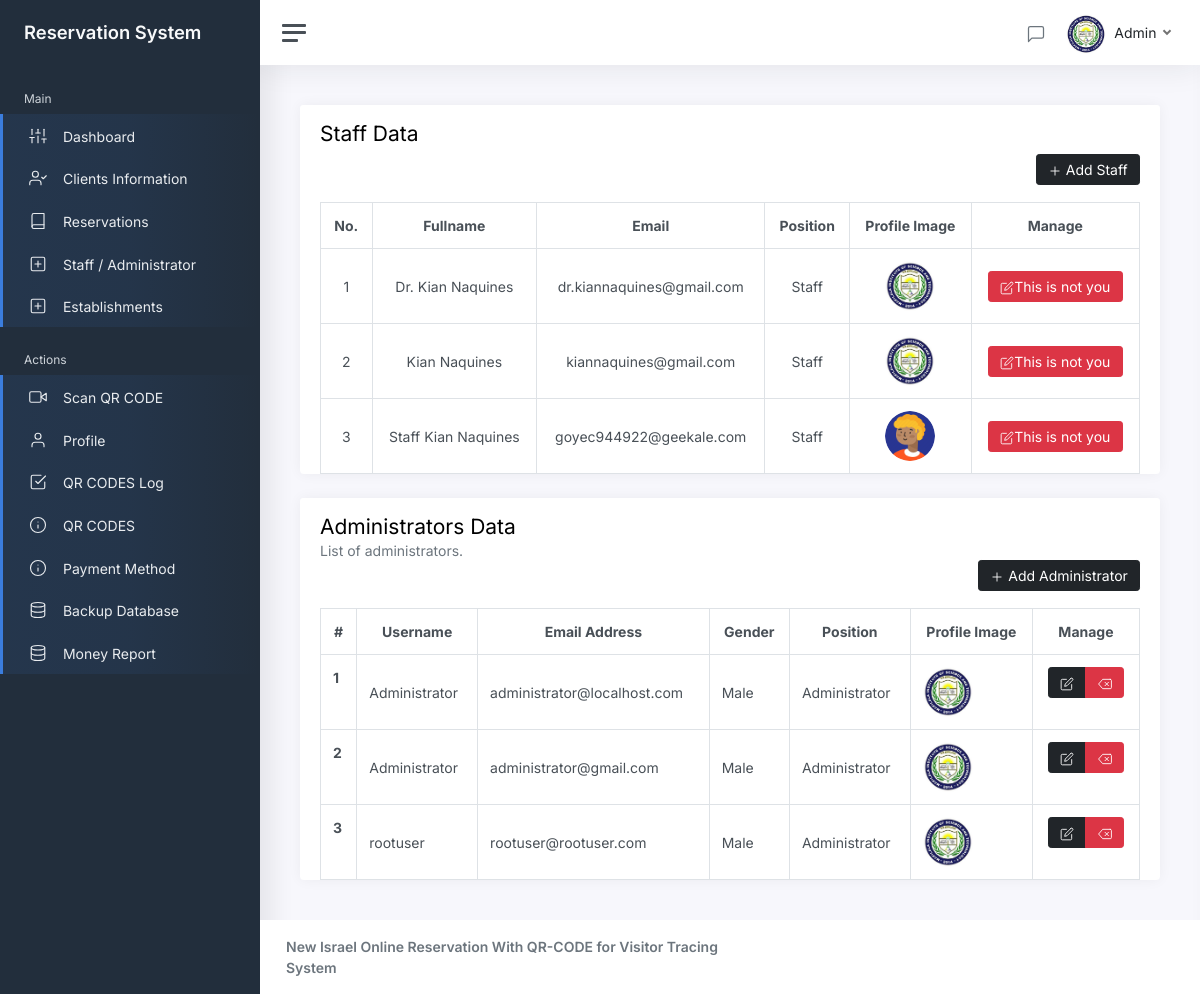
Screenshot of /admin/staff.php (signed in) with the database file from the repository.
### tables this page shows
CREATE TABLE `advance_user` (
  `advance_user_id` int(11) NOT NULL AUTO_INCREMENT,
  `advance_user_name` varchar(255) NOT NULL,
  `advance_user_email` varchar(255) NOT NULL,
  `gender` varchar(100) NOT NULL,
  `advance_user_role` varchar(255) NOT NULL,
  `advance_user_password` varchar(255) NOT NULL,
  `profile_image` varchar(255) NOT NULL,
  `verified` int(11) NOT NULL,
  `advance_user_created` datetime(6) NOT NULL,
  PRIMARY KEY (`advance_user_id`)
);

### admin/src/validation_loggedin.php (called while the page is built, shortened)
<?php
	require_once '../src/token.php';
	if($_SESSION['token'] != $token){
		header('location: index?error=You must login first.');
		session_unset();
		session_destroy();
		exit();
	}elseif ($_SESSION['advance_user_loggedin'] !== TRUE) {
		header('location: index?error=You must login first.');
		session_unset();
		session_destroy();
		exit();
	}else if(empty($_SESSION['token']) AND empty($_SESSION['token']) AND empty($_SESSION['client_email']) AND empty($_SESSION['client_role']) ){
		header('location: index?error=You must login first.');
		session_unset();
		session_destroy();
		exit();
	}else{
		$id         = htmlspecialchars($_SESSION['advance_user_id']);
		$username   = htmlspecialchars($_SESSION['advance_user_name']);
		$role       = htmlspecialchars($_SESSION['advance_user_role']);
	}
?>

### admin/staff.php (the view, shortened to what this page needs)
<?php include "src/validation_loggedin.php"; ?>
<!DOCTYPE html>
<html lang="en">
<head>
	<link href="css/app.css" rel="stylesheet">
	<link rel="stylesheet" type="text/css" href="https://cdn.datatables.net/v/bs5/jszip-2.5.0/dt-1.11.2/b-2.0.0/b-colvis-2.0.0/b-html5-2.0.0/b-print-2.0.0/datatables.min.css"/>
</head>
<body>
	<div class="wrapper">
		<?php include "includes/sidebar.php"; ?>
		<div class="main">
		<?php include "includes/navbar.php"; ?>
			<main class="content">
				<div class="container-fluid p-0">
					<div class="card">
					<div class="card-header">
						<h3>Staff Data</h3>
						<div align="right">
							<?php
								if($_SESSION['advance_user_role'] == "2"){
									echo '<a href="#" class="btn btn-danger"><i class="align-middle text-white" data-feather="plus"></i> Not Authorize</a>';
								}else{
									echo '<a href="add_staff?page=add_staff" class="btn btn-dark"><i class="align-middle text-white" data-feather="plus"></i> Add Staff</a>';
								}
							?>
						</div>
					</div>
                        <div class="card-body py-0">
                        	 <div class="row">
                            <div class="col-md-12 w-100 table-responsive">
                            <table class="table table-bordered my-0" id="doctor">
                                    <thead>
                                        <tr class="text-center">
											<th>No.</th>
                                            <th>Fullname</th>
                                            <th>Email</th>
                                            <th>Position</th>
											<th>Profile Image</th>
                                            <th>Manage</th>
                                        </tr>
                                    </thead>
                                    <tbody>
                                        <?php
										$getdoc = $conn->prepare("SELECT * FROM advance_user WHERE advance_user_role = '2'");
										$getdoc->execute();
										$result = $getdoc->get_result();
										$i = 1;
										while ($row = $result->fetch_assoc()) {
											echo '
											<tr class="text-center">
											<td>'.$i++.'</td>
                                            <td>'.$row['advance_user_name'].'</td>
                                            <td>'.$row['advance_user_email'].'</td>
                                            <td>Staff</td>
											<td class="text-center"><img src="'.$row['profile_image'].'" class="rounded-circle" width="50" ></td>
                                            <td>';
												if($_SESSION['advance_user_id'] != $row['advance_user_id']){
													echo '<a href="#not_you" class="btn btn-danger" id="update"><i class="align-middle text-white" data-feather="edit"></i>This is not you</a>';
												}else{
													echo '<a href="update_staff?doctor='.$row['advance_user_id'].'&&charset='.md5($row['advance_user_id']).'" class="btn btn-dark" id="update"><i class="align-middle text-white" data-feather="edit"></i></a>';
												}
                                            echo '</td>
                                        </tr>
											';
										}
										?>
                                    </tbody>
                                </table>
                            </div>
                        </div>
                        </div>
                    </div>
					<div class="card">
					<div class="card-header">
						<h3>Administrators Data</h3>
						<h6 class="card-subtitle text-muted">List of administrators.</h6>
						<div align="right">
							<?php
							if($role == "1"){
								echo '<a href="add_administrator?page=add_administrator" class="btn btn-dark"><i class="align-middle text-white" data-feather="plus"></i> Add Administrator</a>';
							}else{
								echo '<a href="#need_administrator_prevelage" class="btn btn-dark"><i class="align-middle text-white" data-feather="x"></i> Not Authorize</a>';
							}
							?>
						</div>
					</div>
					<div class="card-body py-0">
						<div class="table-responsive">
						<table class="table table-bordered mb-0" id="administrator">
							<thead>
								<tr class="text-center">
									<th scope="col">#</th>
									<th scope="col">Username</th>
									<th scope="col">Email Address</th>
									<th scope="col">Gender</th>
									<th scope="col">Position</th>
									<th scope="col">Profile Image</th>
									<th scope="col">Manage</th>
								</tr>
							</thead>
							<tbody>
								<?php
								$position = "1";
								$query = $conn->prepare("SELECT * FROM advance_user WHERE advance_user_role = ? AND advance_user_id != ?");
								$query->bind_param("ss",$position,$id);
								$query->execute();
								$result = $query->get_result();
								if($result->num_rows > 0){
									while ($admin = $result->fetch_assoc()) {
										echo '
											<tr>
												<th scope="row">'.$position++.'</th>
												<td>'.$admin['advance_user_name'].'</td>
												<td>'.$admin['advance_user_email'].'</td>
												<td>'.$admin['gender'].'</td>
												<td>Administrator</td>
												<td><img src="'.$admin['profile_image'].'" class="rounded-circle" width="50" ></td>
												<th class="align-items-center justify-content-center text-center">';
													if($role == "1"){
														echo '<div class="btn-group">
														<a href="update_admin?id='.$admin['advance_user_id'].'" class="btn btn-dark" id="update"><i class="align-middle text-white" data-feather="edit"></i></a>
														<button class="btn btn-danger" id="delete_admin" data-id="'.$admin['advance_user_id'].'"><i class="align-middle text-white" data-feather="delete"></i></button>
													</div>';
													}else{
														echo '<button class="btn btn-danger" data-id="'.$admin['advance_user_id'].'"><i class="align-middle text-white" data-feather="x"></i> You are not authorize</button>';
													}
												echo '</th>
											</tr>';
									}
								}
								?>
							</tbody>
						</table>
					</div>
					</div>
				</div>
				</div>
			</main>
			<?php include "includes/footer.php"; ?>
		</div>
	</div>
</body>
</html>

### admin/includes/navbar.php (shortened to what this page needs)
<nav class="navbar navbar-expand navbar-light navbar-bg">
    <a class="sidebar-toggle d-flex">
        <i class="hamburger align-self-center"></i>
    </a>
    <div class="navbar-collapse collapse">
        <ul class="navbar-nav navbar-align">
            <?php
            if($role == "1"){
                echo '
                <li class="nav-item dropdown">
                <a class="nav-icon dropdown-toggle" href="#" id="messagesDropdown" data-bs-toggle="dropdown">
                    <div class="position-relative">
                        <i class="align-middle" data-feather="message-square"></i>
                        <div id="message_count">
                        </div>
                    </div>
                </a>
                <div class="dropdown-menu dropdown-menu-lg dropdown-menu-end py-0" aria-labelledby="messagesDropdown">
                    <div class="dropdown-menu-header">
                        <div class="position-relative">
                            Messages
                        </div>
                    </div>
                    <div class="list-group" id="message_list" style="overflow-x: auto; height: 300px;">
                    </div>
                    <div class="dropdown-menu-footer">
                        <a href="#" class="text-muted">Show all messages</a>
                    </div>
                </div>
            </li>
                ';
            }else{
                echo '';
            }
            ?>
            <li class="nav-item dropdown">
                <?php
							$getprofileimage = mysqli_query($conn,"SELECT profile_image FROM advance_user WHERE advance_user_id = '$id' LIMIT 1");
							while($getimage = mysqli_fetch_assoc($getprofileimage)){
									echo '
									<a class="nav-link dropdown-toggle d-none d-sm-inline-block" href="#" data-bs-toggle="dropdown">
										<img src="'.$getimage["profile_image"].'" class="avatar img-fluid rounded-circle me-1" alt="'.$username.'" /> <span class="text-dark">'.$username.'</span>
									</a>';
							}
						?>
            </li>
        </ul>
    </div>
</nav>

### rows the page displays
advance_user: profile_image (picture)
advance_user: advance_user_name "Dr. Kian Naquines", advance_user_email "dr.kiannaquines@gmail.com", profile_image (picture), shows "This is not you"
advance_user: advance_user_name "Kian Naquines", advance_user_email "kiannaquines@gmail.com", profile_image (picture), shows "This is not you"
advance_user: advance_user_name "Staff Kian Naquines", advance_user_email "goyec944922@geekale.com", profile_image (picture), shows "This is not you"
advance_user: advance_user_name "Administrator", advance_user_email "administrator@localhost.com", gender "Male", profile_image (picture)
advance_user: advance_user_name "Administrator", advance_user_email "administrator@gmail.com", gender "Male", profile_image (picture)
advance_user: advance_user_name "rootuser", advance_user_email "rootuser@rootuser.com", gender "Male", profile_image (picture)
